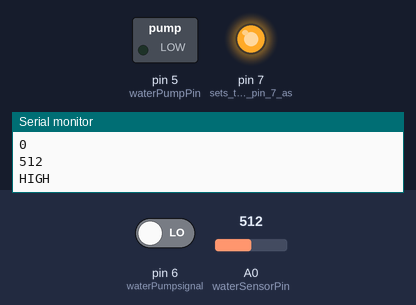
Recording of a sketch running on a simulated Arduino Uno, built with avr-gcc and run on an emulated ATmega328P. Shown: switched loads named in the sketch (green lamp = pin HIGH), output pins drawn as LEDs (lit = HIGH), the last lines printed to the serial monitor. The test bench sets the inputs (shaded band); at power-on: A0 (waterSensorPin) = 512, pin 6 (waterPumpsignal) LOW.

Above: at 1.8 s.
1.9 s: A0 (waterSensorPin) set to 319
3.4 s: A0 (waterSensorPin) set to 287
At 4.5 s:
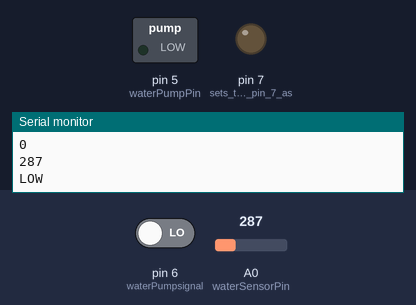
5.5 s: pin 6 (waterPumpsignal) driven HIGH
At 7.2 s:
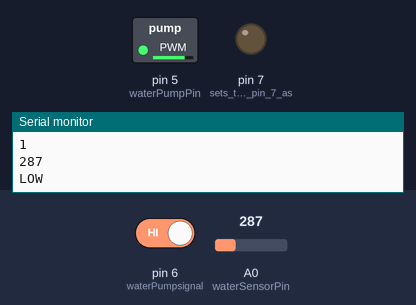
7.5 s: A0 (waterSensorPin) set to 306
At 8.8 s:
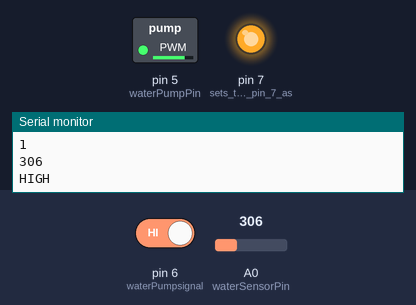
9.5 s: A0 (waterSensorPin) set to 290
At 10.3 s:
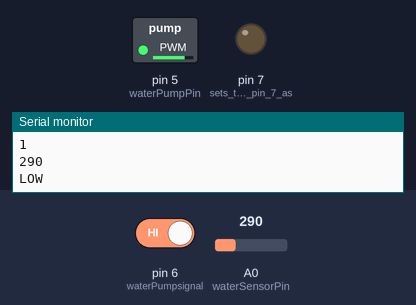
11.5 s: A0 (waterSensorPin) set to 310
At 13.1 s:
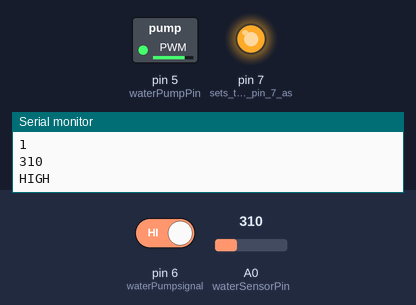
Timing chart, 0 to 14.5 s (numbered marks = the images above; inputs shaded):
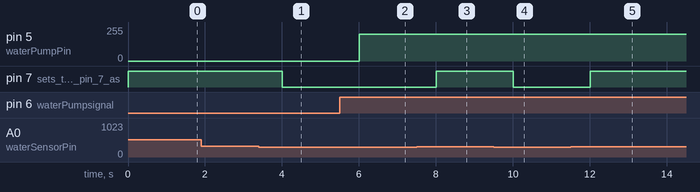

Measured:
- the behaviour switches between 301 and 300 on A0 (waterSensorPin) (found by bisection; images 0 and 1)
- after the input at 3.4 s, pin 7 (sets_the_digital_pin_7_as): HIGH → LOW after 0.60 s
- after the input at 5.5 s, pin 5 (waterPumpPin): 0/255 → 200/255 after 0.50 s
- after the input at 7.5 s, pin 7 (sets_the_digital_pin_7_as): LOW → HIGH after 0.50 s
- after the input at 9.5 s, pin 7 (sets_the_digital_pin_7_as): HIGH → LOW after 0.51 s
- after the input at 11.5 s, pin 7 (sets_the_digital_pin_7_as): LOW → HIGH after 0.51 s

The sketch:

DSDProjectArduino.ino
```cpp
int waterSensorValue = 0;  // holds the value
int waterSensorPin = A0; // sensor pin used
int waterPumpPin = 5;
int waterPumpsignal = 6;

void setup() {
  Serial.begin(9600);
  pinMode(7, OUTPUT);    // sets the digital pin 7 as output
  pinMode(5,OUTPUT); //Set pin 5 as OUTPUT pin for pump
  pinMode(6,INPUT); //Set pin 6 as input pin, to receive pump's signail from FPGA.
}

void loop() {
  waterSensorValue = analogRead(waterSensorPin); //Read data from analog pin and store it to waterSensorValue variable
  Serial.println(waterSensorValue);
  if (waterSensorValue>300) {
  Serial.println( "HIGH");
  digitalWrite(7, HIGH); // sets the digital pin 13 on
  delay(1000);            // waits for a second
  }
  else {
  Serial.println( "LOW");
  digitalWrite(7, LOW);  // sets the digital pin 13 off
  delay(1000);            // waits for a second
  }
   Serial.println("pump  ");
  Serial.println( digitalRead(waterPumpsignal));
  if (digitalRead(waterPumpsignal)==1){

  analogWrite(waterPumpPin, 200);
}
else{
  analogWrite(waterPumpPin, 0);
}
}
```
